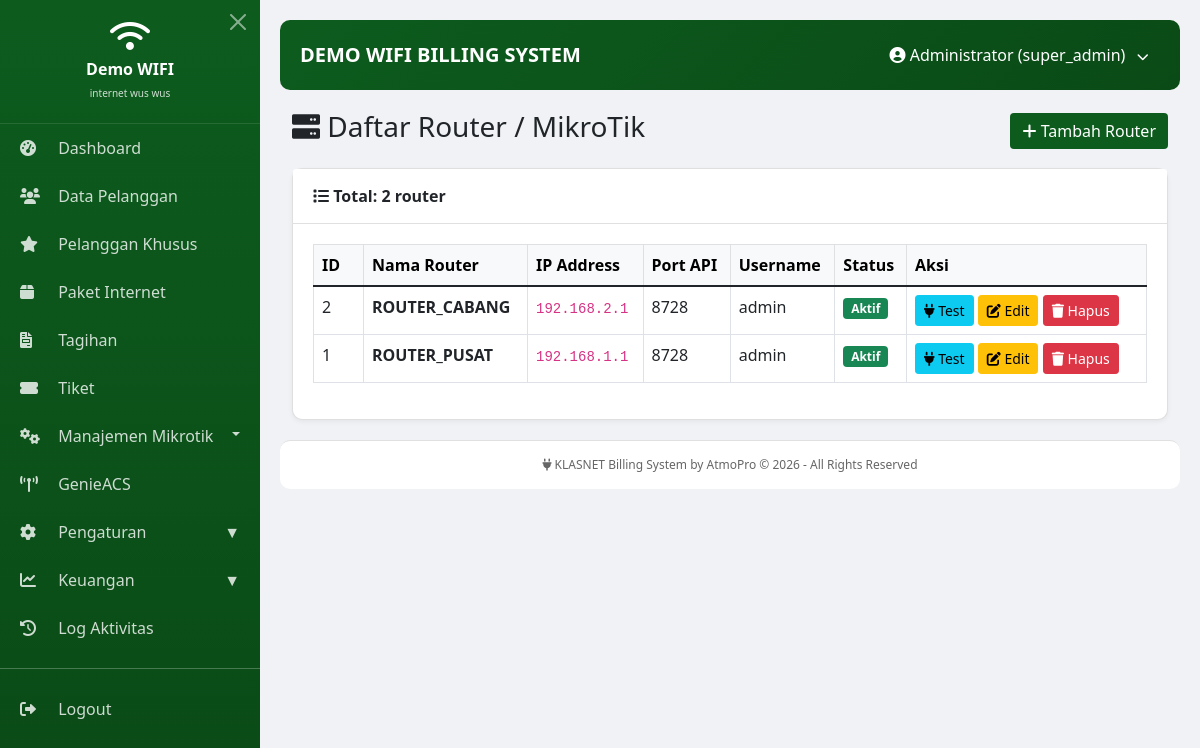
The app's page /modules/routers/index.php (signed in) with its own data.
### tables this page shows
CREATE TABLE `routers` (
  `id` int(11) NOT NULL AUTO_INCREMENT,
  `nama_router` varchar(100) NOT NULL,
  `ip_address` varchar(50) NOT NULL,
  `port_api` int(11) DEFAULT 8728,
  `username` varchar(50) DEFAULT NULL,
  `password` varchar(255) DEFAULT NULL,
  `lokasi` varchar(100) DEFAULT NULL,
  `status` enum('active','inactive') DEFAULT 'active',
  `last_connected` datetime DEFAULT NULL,
  `created_at` timestamp NULL DEFAULT current_timestamp(),
  `last_test` datetime DEFAULT NULL,
  `last_test_result` varchar(50) DEFAULT NULL,
  `last_test_message` text DEFAULT NULL,
  `connection_status` enum('online','offline','unknown') DEFAULT 'unknown',
  `last_check` datetime DEFAULT NULL,
  `last_check_message` text DEFAULT NULL,
  PRIMARY KEY (`id`)
);

### modules/routers/index.php (the view, shortened to what this page needs)
<?php
$pdo = Database::getInstance()->getConnection();
try {
    $stmt = $pdo->query("SELECT * FROM routers ORDER BY id DESC");
    $routers = $stmt->fetchAll(PDO::FETCH_ASSOC);
} catch(PDOException $e) {
    $error = $e->getMessage();
    $routers = [];
}
include __DIR__ . "/../../includes/header.php";
?>
<div class="container-fluid">
    <div class="d-flex justify-content-between align-items-center mb-3">
        <h3><i class="fas fa-server"></i> Daftar Router / MikroTik</h3>
        <a href="add.php" class="btn btn-primary">
            <i class="fas fa-plus"></i> Tambah Router
        </a>
    </div>
    <div class="card">
        <div class="card-header">
            <i class="fas fa-list"></i> Total: <?= count($routers) ?> router
        </div>
        <div class="card-body">
            <div class="table-responsive">
                <table class="table table-bordered table-hover">
                    <thead class="table-light">
                        <tr>
                            <th width="50">ID</th>
                            <th>Nama Router</th>
                            <th>IP Address</th>
                            <th>Port API</th>
                            <th>Username</th>
                            <th>Status</th>
                            <th width="240">Aksi</th>
                        </tr>
                    </thead>
                    <tbody>
                        <?php if (empty($routers)): ?>
                            <tr>
                                <td colspan="7" class="text-center text-muted">
                                    Belum ada router terdaftar.
                                </td>
                            </tr>
                        <?php else: ?>
                            <?php foreach ($routers as $r): ?>
                                <tr>
                                    <td><?= htmlspecialchars($r['id']) ?></td>
                                    <td><strong><?= htmlspecialchars($r['nama_router']) ?></strong></td>
                                    <td><code><?= htmlspecialchars($r['ip_address']) ?></code></td>
                                    <td><?= htmlspecialchars($r['port_api'] ?? '-') ?></td>
                                    <td><?= htmlspecialchars($r['username'] ?? '-') ?></td>
                                    <td>
                                        <?php if ($r['status'] == 'active'): ?>
                                            <span class="badge bg-success">Aktif</span>
                                        <?php else: ?>
                                            <span class="badge bg-secondary">Nonaktif</span>
                                        <?php endif; ?>
                                    </td>
                                    <td>
                                        <button type="button"
                                                class="btn btn-sm btn-info"
                                                onclick="testRouter(<?= (int)$r['id'] ?>, this)"
                                                title="Test koneksi ke router">
                                            <i class="fas fa-plug"></i> Test
                                        </button>
                                        <a href="edit.php?id=<?= urlencode($r['id']) ?>" class="btn btn-sm btn-warning">
                                            <i class="fas fa-edit"></i> Edit
                                        </a>
                                        <a href="delete.php?id=<?= urlencode($r['id']) ?>"
                                           class="btn btn-sm btn-danger"
                                           onclick="return confirm('Yakin hapus router <?= htmlspecialchars($r['nama_router']) ?>?\n\nSemua data terkait akan dihapus (bandwidth, ippool, profile).');">
                                            <i class="fas fa-trash"></i> Hapus
                                        </a>
                                    </td>
                                </tr>
                            <?php endforeach; ?>
                        <?php endif; ?>
                    </tbody>
                </table>
            </div>
        </div>
    </div>
</div>
<?php include __DIR__ . "/../../includes/footer.php"; ?>

### includes/header.php (style rules this page uses)
* { margin: 0; padding: 0; box-sizing: border-box; }
body { font-family: 'Segoe UI', sans-serif; background: #f0f2f5; }
.card { background: white; border-radius: 10px; margin-bottom: 20px; box-shadow: 0 2px 5px rgba(0,0,0,0.05); }
.card-header { background: white; border-bottom: 1px solid #e0e0e0; padding: 15px 20px; font-weight: 600; }
.card-body { padding: 20px; }
.btn-primary { background: #0d5c1e; border: none; }
.table-responsive { overflow-x: auto; }

### records on screen
routers: id "2", nama_router "ROUTER_CABANG", ip_address "192.168.2.1", port_api "8728", username "admin", status "Aktif"
routers: id "1", nama_router "ROUTER_PUSAT", ip_address "192.168.1.1", port_api "8728", username "admin", status "Aktif"

### other values on screen
$company_name "Demo WIFI"
$company_tagline "internet wus wus"
$company_name "DEMO WIFI"
$_SESSION['user_name'] "Administrator"
$_SESSION['user_role'] "super_admin"
count($routers) "2"
